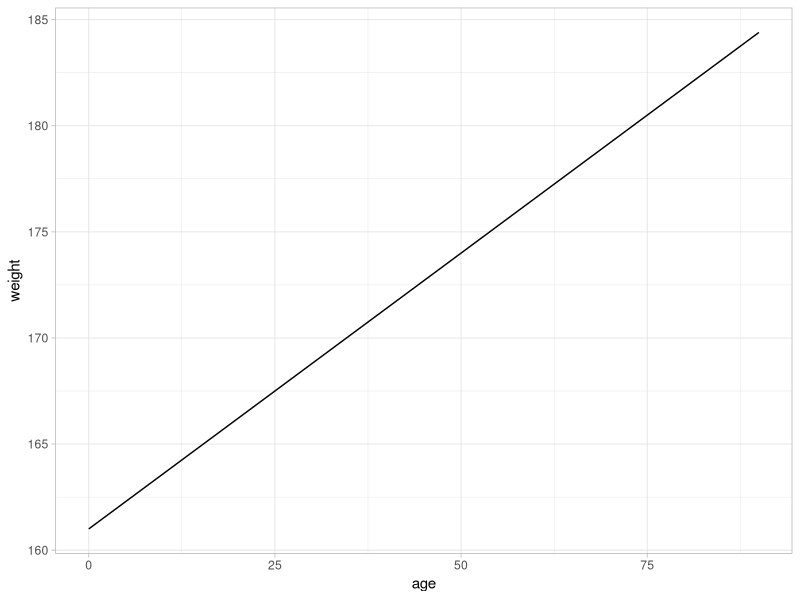
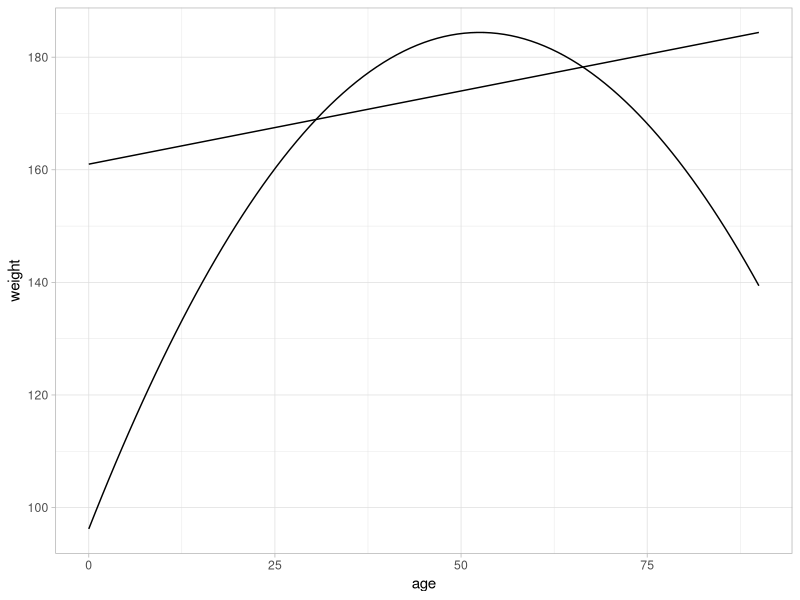
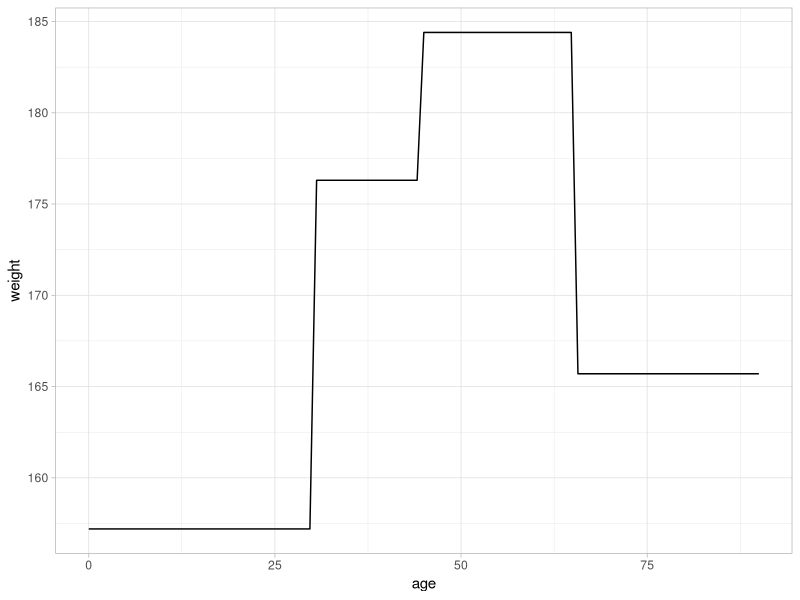

Source code (R) for these figures, in order:
## ---- chunk 1
knitr::opts_chunk$set(echo = TRUE)
## ---- chunk 2
library(ggplot2)
ggplot(data.frame(x=c(0, 90)), aes(x)) + stat_function(fun=function(x) 161 + 0.26*x) + labs(x="age", y="weight") + theme_light()

## ---- chunk 3
library(ggplot2)
ggplot(data.frame(x=c(0, 90)), aes(x)) + stat_function(fun=function(x) 161 + 0.26*x) + stat_function(fun=function(x) 96.2 + 3.36*x + - 0.032*x^2) + labs(x="age", y="weight") + theme_light()

## ---- chunk 4
ggplot(data.frame(x=c(0, 90)), aes(x)) + 
    stat_function(fun=function(x) 157.2 + ifelse(30<=x & x<45, 1, 0)*19.1 + ifelse(45<=x & x<65, 1, 0)*27.2 + ifelse(65<=x, 1, 0)*8.5) + labs(x="age", y="weight") + theme_light()
